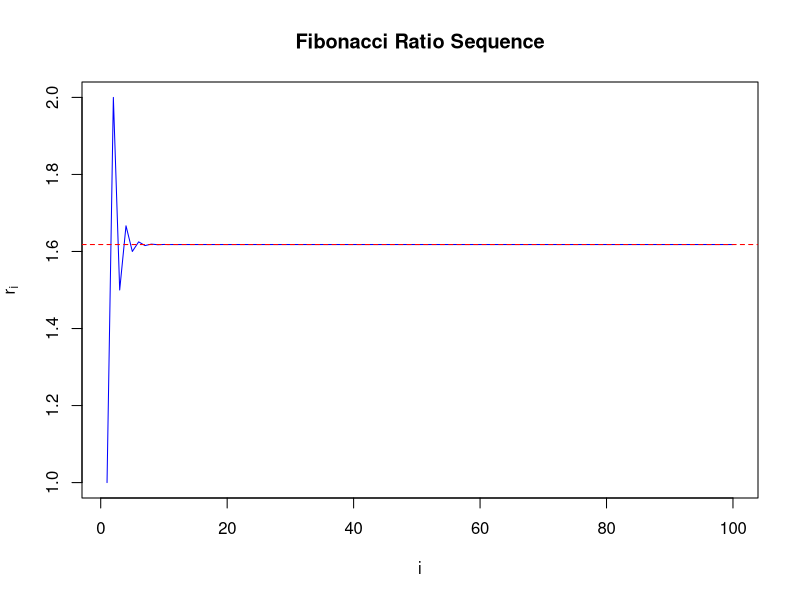
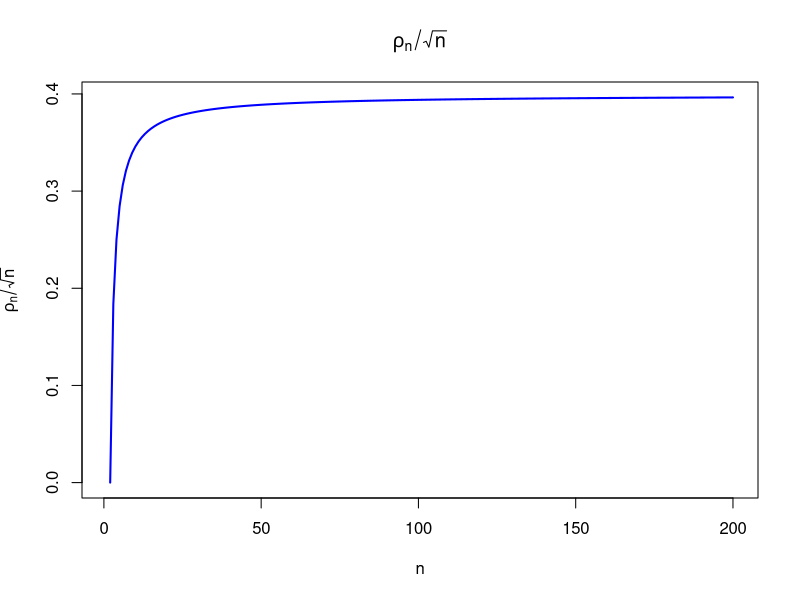
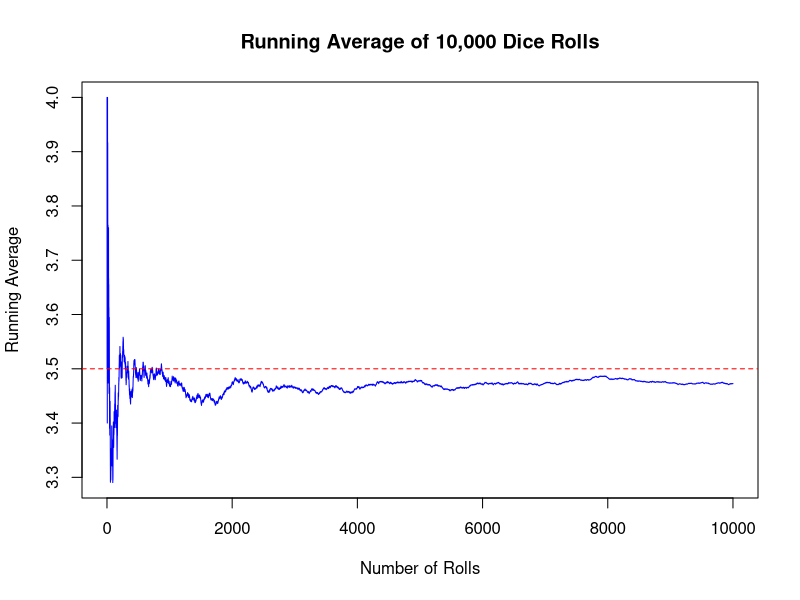
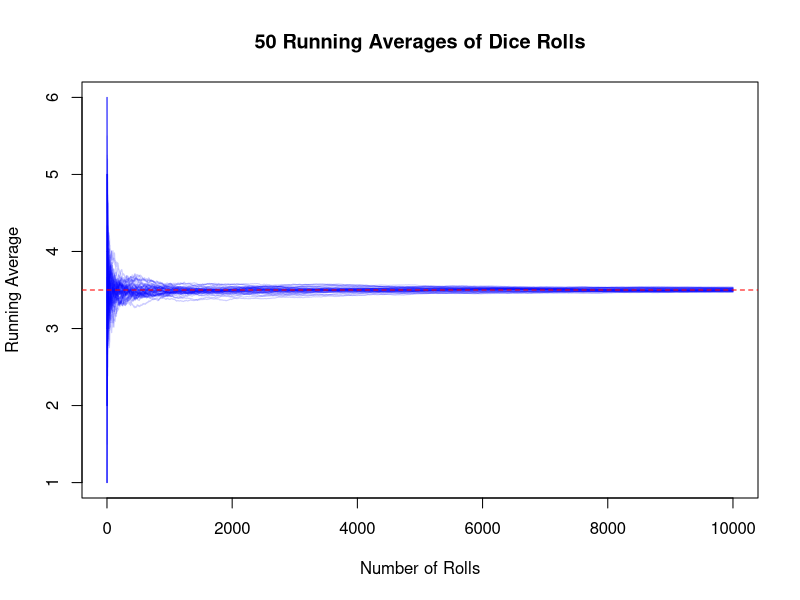
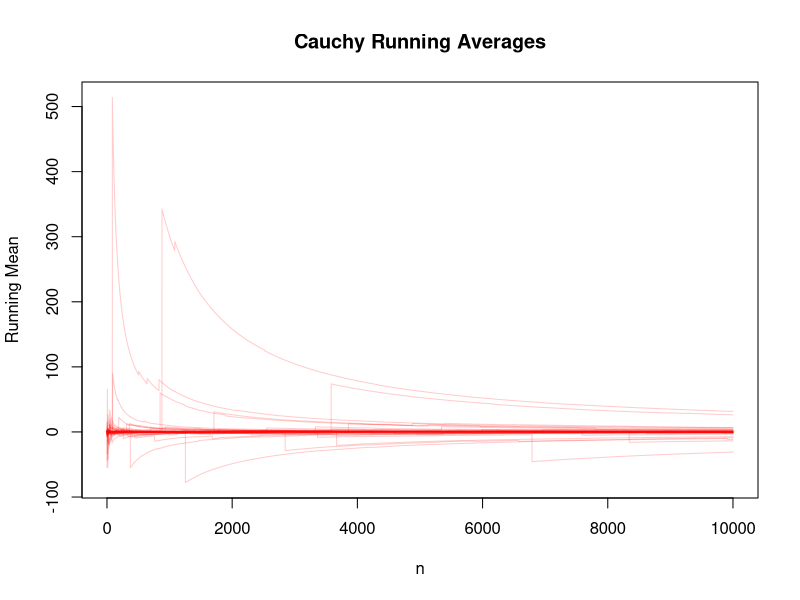
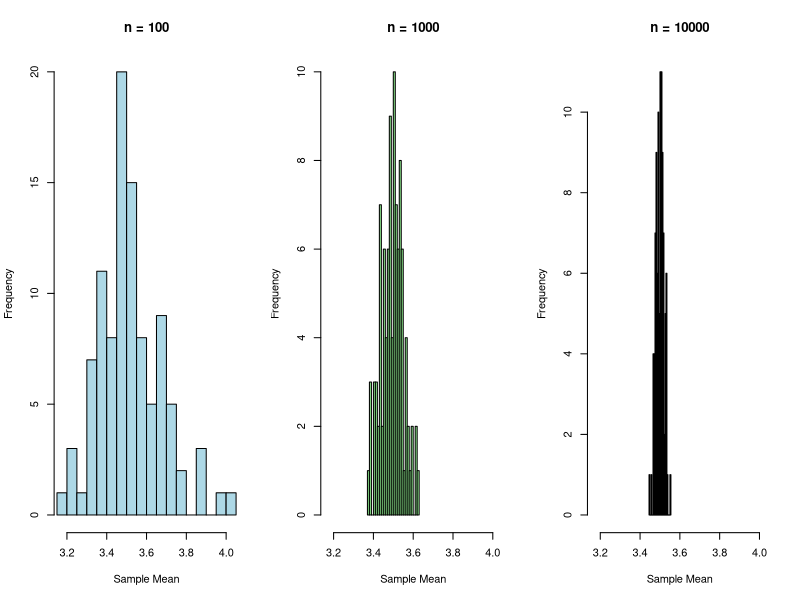
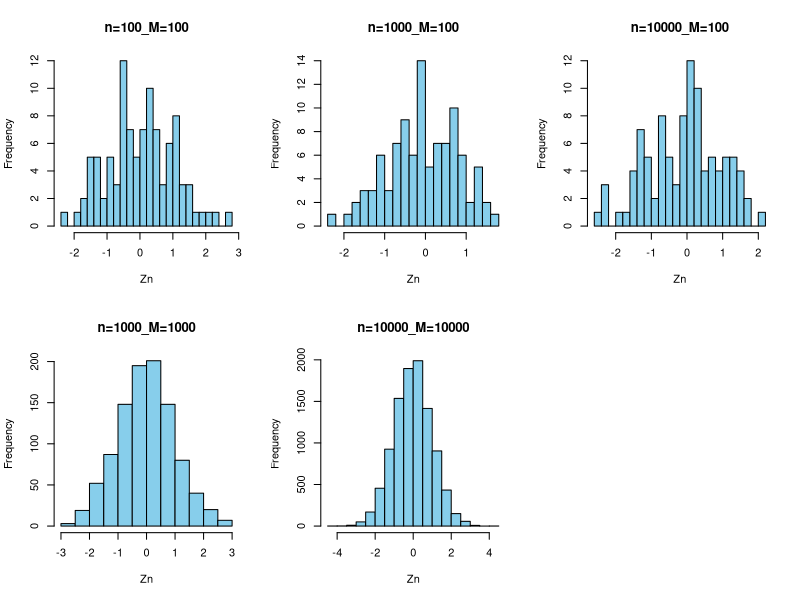

Here is the R script that generated these plots, in order:
## ---- chunk 1
knitr::opts_chunk$set(echo = TRUE)
## ---- chunk 2
fib_ratio_for <- function(n) {
  fib <- numeric(n + 1)
  fib[1] <- 1
  fib[2] <- 1
  for (i in 3:(n + 1)) {
    fib[i] <- fib[i - 1] + fib[i - 2]
  }
  return(fib[2:(n + 1)] / fib[1:n])
}
print(fib_ratio_for(10))
## ---- chunk 3
fib_ratio_while <- function(n){
  fib1 <- numeric(n + 1)
  fib1[1] <- 1
  fib1[2] <- 1
  i <- 3
  while (i <= (n+1)){
    fib1[i] <- fib1[i - 1] + fib1[i - 2]
    i <- i+1
  }
  return(fib1[2:(n + 1)] / fib1[1:n])
}
print(fib_ratio_while(20))
## ---- chunk 4
library(microbenchmark)

benchmark <- microbenchmark(
  fib_ratio_for_200 = fib_ratio_for(200),
  fib_ratio_while_200 = fib_ratio_while(200),
  fib_ratio_for_2000 = fib_ratio_for(2000),
  fib_ratio_while_2000 = fib_ratio_while(2000)
)
summary(benchmark)
## ---- chunk 5
ratios <- fib_ratio_for(100)
plot(ratios, type = "l", col = "blue", main = "Fibonacci Ratio Sequence",
     xlab = "i", ylab = expression(r[i]))
abline(h = (1 + sqrt(5)) / 2, col = "red", lty = 2)
## ---- chunk 6
rho_n <- function(n) {
  gamma((n - 1) / 2) / (gamma(1 / 2) * gamma((n - 2) / 2))
}
## ---- chunk 7
rho_n(2000)
## ---- chunk 8
rho_n_stable <- function(n) {
  log_rho <- lgamma((n - 1) / 2) - (lgamma(1 / 2) + lgamma((n - 2) / 2))
  exp(log_rho)
}
## ---- chunk 9
rho_n_stable(2000)
## ---- chunk 10
n_vals <- 1:200
ratios <- sapply(n_vals, function(n) rho_n_stable(n) / sqrt(n))

plot(n_vals, ratios, type = "l", col = "blue", lwd = 2,
     main = expression(rho[n] / sqrt(n)),
     xlab = "n", ylab = expression(rho[n] / sqrt(n)))
## ---- chunk 11
n <- 10000
rolls <- sample(1:6, n, replace = TRUE)
running_avg <- cumsum(rolls) / (1:n)
## ---- chunk 12
plot(running_avg, type = "l", col = "blue",
     main = "Running Average of 10,000 Dice Rolls",
     xlab = "Number of Rolls", ylab = "Running Average")
abline(h = 3.5, col = "red", lty = 2)
## ---- chunk 13
M <- 50
paths <- matrix(NA, nrow = n, ncol = M)

for (i in 1:M) {
  rolls <- sample(1:6, n, replace = TRUE)
  paths[, i] <- cumsum(rolls) / (1:n)
}
## ---- chunk 14
matplot(paths, type = "l", lty = 1, col = rgb(0, 0, 1, 0.2),
        xlab = "Number of Rolls", ylab = "Running Average",
        main = "50 Running Averages of Dice Rolls")
abline(h = 3.5, col = "red", lty = 2)
## ---- chunk 15
epsilon <- 0.01
max_iter <- 1e6

rolls_matrix <- matrix(sample(1:6, max_iter * M, replace = TRUE), nrow = max_iter, ncol = M)
running_avg <- matrix(NA, nrow = max_iter, ncol = M)

running_avg[1, ] <- rolls_matrix[1, ]
j <- 2
prop_in <- 0

while (j <= max_iter && prop_in < 0.95) {
  running_avg[j, ] <- (running_avg[j - 1, ] * (j - 1) + rolls_matrix[j, ]) / j
  prop_in <- mean(abs(running_avg[j, ] - 3.5) <= epsilon)
  j <- j + 1
}

cat("Stopped at n =", j - 1, "with proportion in range:", round(prop_in, 3))
## ---- chunk 16
cauchy_paths <- matrix(NA, nrow = n, ncol = M)

for (i in 1:M) {
  x <- rcauchy(n)
  cauchy_paths[, i] <- cumsum(x) / (1:n)
}
## ---- chunk 17
matplot(cauchy_paths, type = "l", lty = 1, col = rgb(1, 0, 0, 0.2),
        main = "Cauchy Running Averages",
        xlab = "n", ylab = "Running Mean")
## ---- chunk 18
get_means <- function(n, M) {
  replicate(M, mean(sample(1:6, n, replace = TRUE)))
}

means_100 <- get_means(100, 100)
means_1000 <- get_means(1000, 100)
means_10000 <- get_means(10000, 100)
## ---- chunk 19
x_limits <- range(c(means_100, means_1000, means_10000))

par(mfrow = c(1, 3))
hist(means_100, main = "n = 100", xlab = "Sample Mean", col = "lightblue",
     breaks = 20, xlim = x_limits)
hist(means_1000, main = "n = 1000", xlab = "Sample Mean", col = "lightgreen",
     breaks = 20, xlim = x_limits)
hist(means_10000, main = "n = 10000", xlab = "Sample Mean", col = "lightpink",
     breaks = 20, xlim = x_limits)
## ---- chunk 20
simulate_Zn <- function(n, M, mu = 3.5, sigma = sqrt(35/12)) {
  replicate(M, {
    x <- sample(1:6, n, replace = TRUE)
    (mean(x) - mu) / (sigma / sqrt(n))
  })
}

Z_data <- list(
  "n=100_M=100" = simulate_Zn(100, 100),
  "n=1000_M=100" = simulate_Zn(1000, 100),
  "n=10000_M=100" = simulate_Zn(10000, 100),
  "n=1000_M=1000" = simulate_Zn(1000, 1000),
  "n=10000_M=10000" = simulate_Zn(10000, 10000)
)
## ---- chunk 21
par(mfrow = c(2, 3))
for (name in names(Z_data)) {
  hist(Z_data[[name]], main = name, xlab = "Zn", breaks = 20, col = "skyblue")
}
## ---- chunk 22
kwtest <- function (x, g, ...) 
{
    if (is.list(x)) {
        if (length(x) < 2L) 
            stop("'x' must be a list with at least 2 elements")
        if (!missing(g)) 
            warning("'x' is a list, so ignoring argument 'g'")
        if (!all(sapply(x, is.numeric))) 
            warning("some elements of 'x' are not numeric and will be coerced to numeric")
        k <- length(x)
        l <- lengths(x)
        if (any(l == 0L)) 
            stop("all groups must contain data")
        g <- factor(rep.int(seq_len(k), l))
        x <- unlist(x)
    }
    else {
        if (length(x) != length(g)) 
            stop("'x' and 'g' must have the same length")
        g <- factor(g)
        k <- nlevels(g)
        if (k < 2L) 
            stop("all observations are in the same group")
    }
    n <- length(x)
    if (n < 2L) 
        stop("not enough observations")
    r <- rank(x)
    TIES <- table(x)
    STATISTIC <- sum(tapply(r, g, sum)^2/tapply(r, g, length))
    STATISTIC <- ((12 * STATISTIC/(n * (n + 1)) - 3 * (n + 1))/(1 - 
        sum(TIES^3 - TIES)/(n^3 - n)))
    PARAMETER <- k - 1L
    PVAL <- pchisq(STATISTIC, PARAMETER, lower.tail = FALSE)
    names(STATISTIC) <- "Kruskal-Wallis chi-squared"
    names(PARAMETER) <- "df"
    RVAL <- list(statistic = STATISTIC, parameter = PARAMETER, 
        p.value = PVAL, method = "Kruskal-Wallis rank sum test")
    return(RVAL)
}
## ---- chunk 23
set.seed(1234)
m <- 1000 # number of repetitions
n <- 50   # number of individuals
X <- matrix(rt(m * n, df = 10), nrow = m)
grp <- rep(1:3, c(20, 20, 10))
